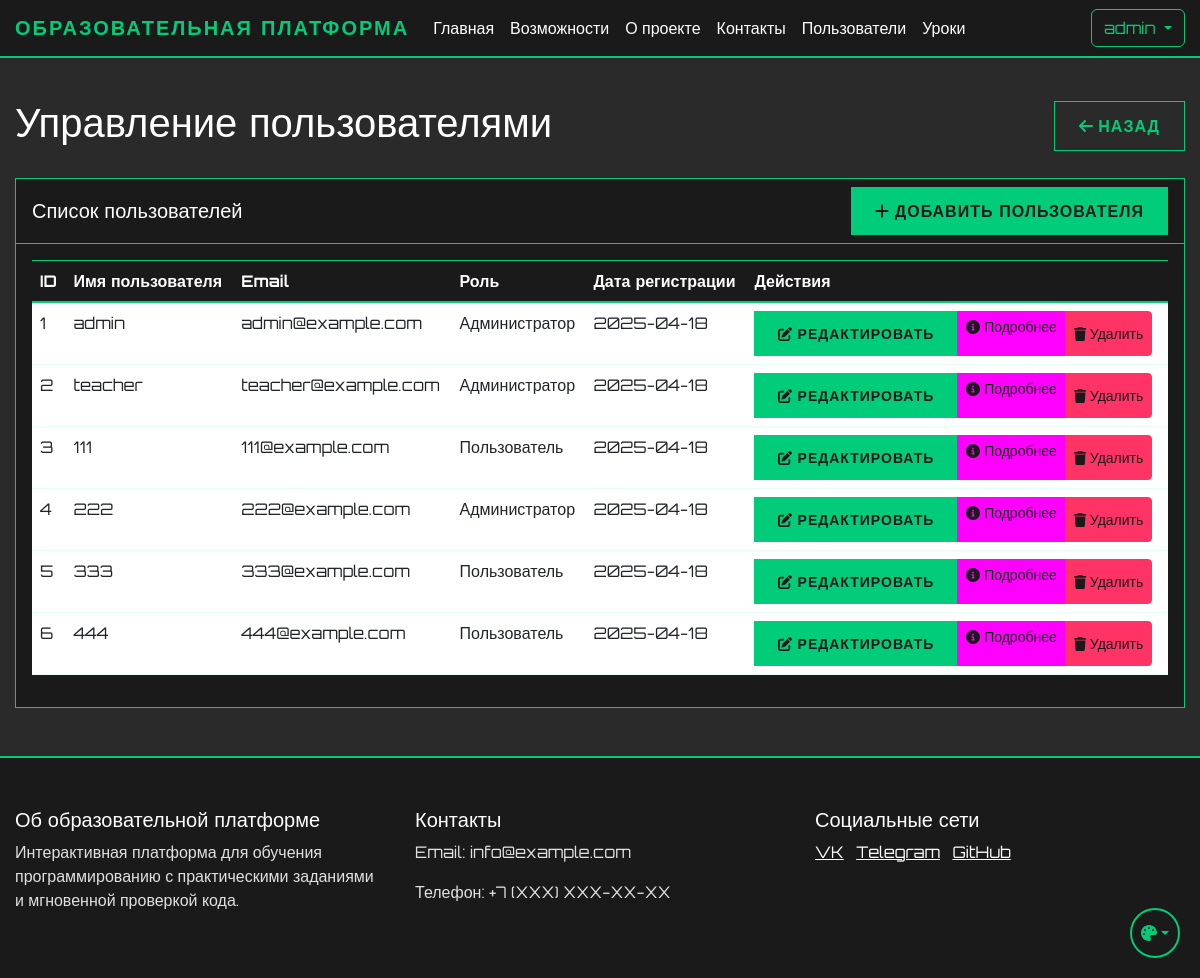
The app's page /admin/users (signed in) with its own data.
### app.py (models this page shows, shortened)
class User(UserMixin, db.Model):
    id = db.Column(db.Integer, primary_key=True)
    name = db.Column(db.String(100), nullable=False)
    username = db.Column(db.String(80), unique=True, nullable=False)
    email = db.Column(db.String(120), unique=True, nullable=False)
    password_hash = db.Column(db.String(128))
    is_admin = db.Column(db.Boolean, default=False)
    user_type = db.Column(db.String(20), default='student')  # student, teacher, admin
    created_by = db.Column(db.Integer, db.ForeignKey('user.id'), nullable=True)  # ID пользователя, создавшего этого пользователя
    created_at = db.Column(db.DateTime, default=db.func.now())
    last_login = db.Column(db.DateTime)
    is_active = db.Column(db.Boolean, default=True)
    progress = db.relationship('UserProgress', backref='user', lazy=True)
    ratings = db.relationship('UserRating', backref='user', lazy=True)
    chat_messages = db.relationship('ChatMessage', backref='user', lazy=True)
    created_users = db.relationship('User', backref=db.backref('creator', remote_side=[id]))
    def is_teacher(self):
        return self.user_type == 'teacher'
    def is_super_admin(self):
        return self.is_admin and self.user_type == 'admin'

### app.py (the view)
@app.route('/admin/users')
@login_required
@teacher_required
def user_list():
    if current_user.is_super_admin():
        users = User.query.all()
    else:
        users = User.query.filter_by(created_by=current_user.id).all()
    return render_template('user_list.html', users=users)

### app.py (called while the page is built)
def teacher_required(f):
    @wraps(f)
    def decorated_function(*args, **kwargs):
        if not current_user.is_authenticated or not (current_user.is_teacher() or current_user.is_super_admin()):
            abort(403)
        return f(*args, **kwargs)
    return decorated_function

@login_manager.user_loader
def load_user(user_id):
    return db.session.get(User, int(user_id))

### templates/user_list.html (shortened to what this page needs)
{% extends "base.html" %}
{% block content %}
<div class="container mt-4">
    <div class="d-flex justify-content-between align-items-center mb-4">
        <h1>Управление пользователями</h1>
        <a href="{{ url_for('student_dashboard') }}" class="btn btn-secondary">
            <i class="fas fa-arrow-left"></i> Назад
        </a>
    </div>
    <div class="card">
        <div class="card-header">
            <div class="d-flex justify-content-between align-items-center">
                <h5 class="mb-0">Список пользователей</h5>
                <a href="{{ url_for('add_user') }}" class="btn btn-primary">
                    <i class="fas fa-plus"></i> Добавить пользователя
                </a>
            </div>
        </div>
        <div class="card-body">
            {% if users %}
                <div class="table-responsive">
                    <table class="table">
                        <thead>
                            <tr>
                                <th>ID</th>
                                <th>Имя пользователя</th>
                                <th>Email</th>
                                <th>Роль</th>
                                <th>Дата регистрации</th>
                                <th>Действия</th>
                            </tr>
                        </thead>
                        <tbody>
                            {% for user in users %}
                                <tr>
                                    <td>{{ user.id }}</td>
                                    <td>{{ user.username }}</td>
                                    <td>{{ user.email }}</td>
                                    <td>{{ 'Администратор' if user.is_admin else 'Пользователь' }}</td>
                                    <td>{{ user.created_at.strftime('%Y-%m-%d') }}</td>
                                    <td>
                                        <div class="btn-group" role="group">
                                            <a href="{{ url_for('edit_user', user_id=user.id) }}" class="btn btn-sm btn-primary">
                                                <i class="fas fa-edit"></i> Редактировать
                                            </a>
                                            <a href="{{ url_for('view_user_lessons', user_id=user.id) }}" class="btn btn-sm btn-info">
                                                <i class="fas fa-info-circle"></i> Подробнее
                                            </a>
                                            <button type="button" class="btn btn-sm btn-danger" data-bs-toggle="modal" data-bs-target="#deleteUserModal{{ user.id }}">
                                                <i class="fas fa-trash"></i> Удалить
                                            </button>
                                        </div>
                                    </td>
                                </tr>
                            {% endfor %}
                        </tbody>
                    </table>
                </div>
            {% else %}
                <div class="alert alert-info">
                    Пользователи не найдены.
                </div>
            {% endif %}
        </div>
    </div>
</div>
{% endblock %}

### templates/base.html (shortened to what this page needs)
<!DOCTYPE html>
<html lang="ru">
<head>
    <link href="https://cdn.jsdelivr.net/npm/bootstrap@5.3.0/dist/css/bootstrap.min.css" rel="stylesheet">
    <link href="{{ url_for('static', filename='css/themes.css') }}" rel="stylesheet">
    <link href="{{ url_for('static', filename='css/base.css') }}" rel="stylesheet">
    <link href="{{ url_for('static', filename='css/components.css') }}" rel="stylesheet">
    <link href="{{ url_for('static', filename='css/forms.css') }}" rel="stylesheet">
    <link href="{{ url_for('static', filename='css/tables.css') }}" rel="stylesheet">
    <link href="{{ url_for('static', filename='css/layout.css') }}" rel="stylesheet">
</head>
<body>
    <nav class="navbar navbar-expand-lg navbar-dark">
        <div class="container">
            <a class="navbar-brand" href="{{ url_for('index') }}">Образовательная платформа</a>
            <div class="collapse navbar-collapse" id="navbarNav">
                <ul class="navbar-nav me-auto">
                    <li class="nav-item">
                        <a class="nav-link" href="{{ url_for('index') }}">Главная</a>
                    </li>
                    <li class="nav-item">
                        <a class="nav-link" href="/#features">Возможности</a>
                    </li>
                    <li class="nav-item">
                        <a class="nav-link" href="/#about">О проекте</a>
                    </li>
                    <li class="nav-item">
                        <a class="nav-link" href="/#contact">Контакты</a>
                    </li>
                    {% if current_user.is_admin %}
                    <li class="nav-item">
                            <a class="nav-link" href="{{ url_for('user_list') }}">Пользователи</a>
                    </li>
                    <li class="nav-item">
                            <a class="nav-link" href="{{ url_for('lesson_list') }}">Уроки</a>
                    </li>
                    {% endif %}
                </ul>
                <div class="d-flex">
                    {% if current_user.is_authenticated %}
                        <div class="dropdown">
                            <button class="btn btn-outline-light dropdown-toggle" type="button" id="userMenu" data-bs-toggle="dropdown">
                                {{ current_user.username }}
                            </button>
                        </div>
                    {% else %}
                        <a href="{{ url_for('login') }}" class="btn btn-outline-light me-2">Войти</a>
                    {% endif %}
                </div>
            </div>
        </div>
    </nav>
    {% block content %}{% endblock %}
    <footer class="footer mt-5">
        <div class="container">
            <div class="row">
                <div class="col-md-4">
                    <h5>Об образовательной платформе</h5>
                    <p>Интерактивная платформа для обучения программированию с практическими заданиями и мгновенной проверкой кода.</p>
                </div>
                <div class="col-md-4">
                    <h5>Контакты</h5>
                    <p>Email: info@example.com</p>
                    <p>Телефон: +7 (XXX) XXX-XX-XX</p>
                </div>
                <div class="col-md-4">
                    <h5>Социальные сети</h5>
                    <a href="#" class="text-white me-2">VK</a>
                    <a href="#" class="text-white me-2">Telegram</a>
                    <a href="#" class="text-white">GitHub</a>
                </div>
            </div>
        </div>
    </footer>
    <div class="theme-switch">
        <button class="btn dropdown-toggle" type="button" id="themeDropdown" data-bs-toggle="dropdown" aria-expanded="false">
            <i class="fas fa-palette"></i>
        </button>
    </div>
</body>
</html>

### static/css/themes.css (style rules this page uses)
:root[data-theme="cyberpunk"] { --cyber-primary: #00cc7a; --cyber-secondary: #ff6600; --cyber-dark: #1a1a1a; --cyber-bg: #2a2a2a; --cyber-text: #e0e0e0; --cyber-text-light: #ffffff; --cyber-text-muted: #b0b0b0; --cyber-card-bg: #1a1a1a; --cyber-text-dark: #333333; --cyber-info: #ff00ff; }

### static/css/base.css (style rules this page uses)
body { font-family: 'Orbitron', sans-serif; background-color: var(--cyber-bg); color: var(--cyber-text); min-height: 100vh; display: flex; flex-direction: column; opacity: 0; transition: opacity 0.3s ease; }
body.theme-loaded { opacity: 1; }
h1, h2, h3, h4, h5, h6 { color: var(--cyber-text-light); }
p { color: var(--cyber-text); }
.text-white { color: var(--cyber-text-light) !important; }
.navbar { background-color: var(--cyber-dark) !important; border-bottom: 2px solid var(--cyber-primary); }
.navbar-brand { color: var(--cyber-primary) !important; font-weight: 700; text-transform: uppercase; letter-spacing: 2px; }
.nav-link { color: var(--cyber-text-light) !important; transition: all 0.3s ease; }
.footer { background-color: var(--cyber-dark); border-top: 2px solid var(--cyber-primary); color: var(--cyber-text-light); padding: 50px 0; margin-top: auto; }

### static/css/components.css (style rules this page uses)
.card { background-color: var(--cyber-card-bg); border: 1px solid var(--cyber-primary); color: var(--cyber-text-light); }
.card-header { background-color: rgba(0, 255, 157, 0.1); border-bottom: 1px solid var(--cyber-primary); color: var(--cyber-text-light); }
.card-body { background-color: var(--cyber-card-bg); color: var(--cyber-text-light); }
.btn-outline-light { border-color: var(--cyber-primary); color: var(--cyber-primary); transition: all 0.3s ease; }

### static/css/tables.css (style rules this page uses)
.table { color: var(--cyber-text-light); }
.table thead th { background-color: var(--cyber-card-bg); border-bottom: 2px solid var(--cyber-primary); color: var(--cyber-text-light); }
.table tbody tr { background-color: var(--cyber-card-bg); border-bottom: 1px solid rgba(0, 255, 157, 0.1); }

### static/css/layout.css (style rules this page uses)
.container { max-width: 1200px; margin: 0 auto; padding: 0 15px; }
.row { margin: 0 -15px; }
.col, [class*="col-"] { padding: 0 15px; }
.mt-4 { margin-top: 1.5rem; }
.mt-5 { margin-top: 3rem; }
.mb-4 { margin-bottom: 1.5rem; }
.d-flex { display: flex; }
.justify-content-between { justify-content: space-between; }
.align-items-center { align-items: center; }

### records on screen
User: username "admin", id "1", email "admin@example.com", is_admin "Администратор", created_at "2025-04-18"
User: id "2", username "teacher", email "teacher@example.com", is_admin "Администратор", created_at "2025-04-18"
User: id "3", username "111", email "111@example.com", is_admin "Пользователь", created_at "2025-04-18"
User: id "4", username "222", email "222@example.com", is_admin "Администратор", created_at "2025-04-18"
User: id "5", username "333", email "333@example.com", is_admin "Пользователь", created_at "2025-04-18"
User: id "6", username "444", email "444@example.com", is_admin "Пользователь", created_at "2025-04-18"
